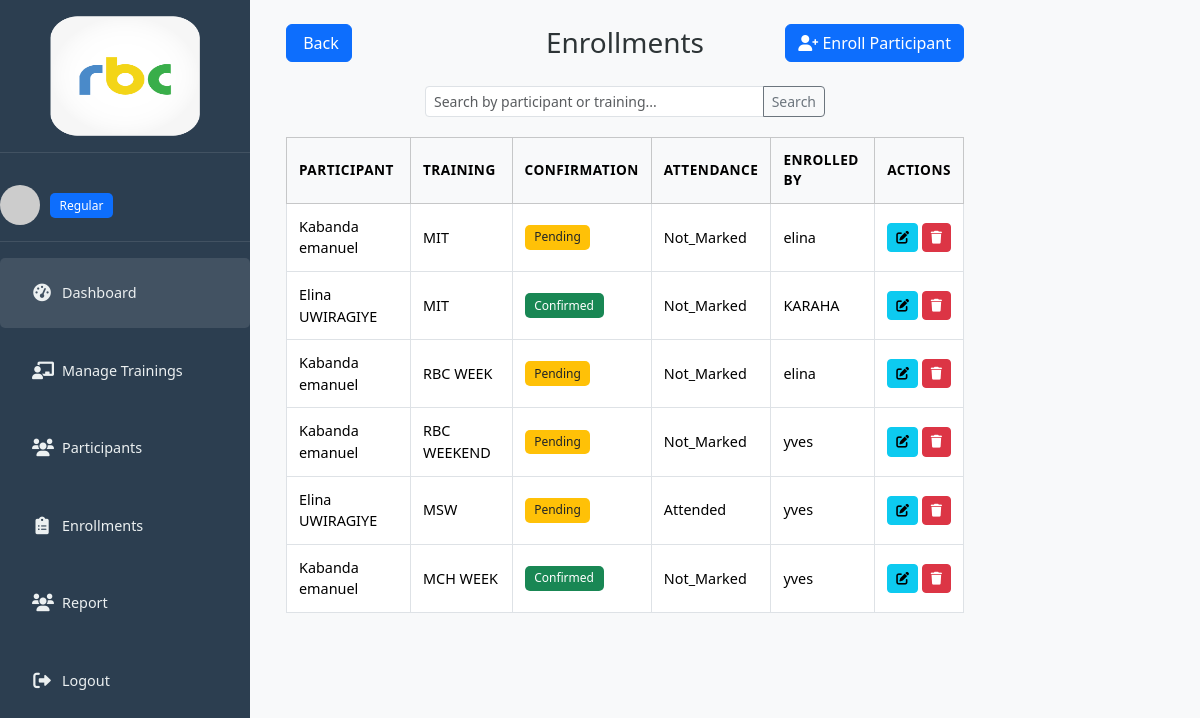
/enrollments/ (signed in), run on the app's committed database.
### trainings/models.py (models this page shows, shortened)
class Staff(models.Model):
    ROLE_CHOICES = (
        ('admin', 'Admin'),
        ('regular', 'Regular'),
        ('supervisor', 'Supervisor'),
    )
    user = models.OneToOneField(User, on_delete=models.CASCADE)
    role = models.CharField(max_length=10, choices=ROLE_CHOICES)
    department = models.ForeignKey(Department, on_delete=models.SET_NULL, null=True, blank=True)
    contact_number = models.CharField(max_length=15, blank=True, null=True)
    position = models.CharField(max_length=100, blank=True, null=True)
    active = models.BooleanField(default=True)

class Enrollment(models.Model):
    CONFIRMATION_CHOICES = (
        ('pending', 'Pending'),
        ('confirmed', 'Confirmed'),
        ('declined', 'Declined'),
    )
    ATTENDANCE_CHOICES = (
        ('not_marked', 'Not Marked'),
        ('attended', 'Attended'),
        ('absent', 'Absent'),
    )
    training = models.ForeignKey(Training, on_delete=models.CASCADE)
    participant = models.ForeignKey(Participant, on_delete=models.CASCADE)
    enrollment_date = models.DateTimeField(auto_now_add=True)
    enrolled_by = models.ForeignKey(User, on_delete=models.SET_NULL, null=True)
    confirmation_status = models.CharField(max_length=10, choices=CONFIRMATION_CHOICES, default='pending')
    confirmation_date = models.DateTimeField(null=True, blank=True)
    attendance_status = models.CharField(max_length=15, choices=ATTENDANCE_CHOICES, default='not_marked')
    notes = models.TextField(blank=True)
    invite_token = models.UUIDField(default=uuid.uuid4, editable=False, unique=True)

class Participant(models.Model):
    full_name = models.CharField(max_length=100)
    email = models.EmailField()
    phone = models.CharField(max_length=20, blank=True)
    department = models.ForeignKey(Department, on_delete=models.SET_NULL, null=True, blank=True)
    position = models.CharField(max_length=100, blank=True)
    notes = models.TextField(blank=True)

class Training(models.Model):
    STATUS_CHOICES = (
        ('pending', 'Pending Approval'),
        ('approved', 'Approved'),
        ('rejected', 'Rejected'),
        ('in_progress', 'In Progress'),
        ('completed', 'Completed'),
        ('canceled', 'Canceled'),
    )
    title = models.CharField(max_length=200)
    department = models.ForeignKey(Department, on_delete=models.SET_NULL, null=True, blank=True)
    description = models.TextField()
    location = models.CharField(max_length=255)
    start_date = models.DateField()
    end_date = models.DateField()
    start_time = models.TimeField()
    end_time = models.TimeField()
    max_capacity = models.PositiveIntegerField()
    coordinator = models.ForeignKey(
        User,
        on_delete=models.SET_NULL,
        null=True,
        blank=True,
        related_name='coordinated_trainings'
    )
    category = models.CharField(max_length=100, blank=True)
    status = models.CharField(max_length=20, choices=STATUS_CHOICES, default='pending')
    created_by = models.ForeignKey(User, on_delete=models.CASCADE)
    created_at = models.DateTimeField(auto_now_add=True)
    concept_note = models.FileField(upload_to='concept_notes/', null=True, blank=True)

### trainings/views.py (the view)
# urls.py: path('enrollments/', views.enrollment_list, name='enrollment_list'),
@login_required
def enrollment_list(request):
    query = request.GET.get('q')
    enrollments = Enrollment.objects.all()
    if query:
        enrollments = enrollments.filter(
            Q(participant__full_name__icontains=query) |
            Q(training__title__icontains=query)
        )
    staff = get_staff_for_user(request.user)
    return render(request, 'trainings/enrollment_list.html', {
        'enrollments': enrollments,
        'staff':request.user.staff
        })

### trainings/utils.py (called while the page is built)
def get_staff_for_user(user):
    try:
        return user.staff
    except Staff.DoesNotExist:
        return None

### trainings/templates/trainings/enrollment_list.html (shortened to what this page needs)
{% extends 'base.html' %}
{% block content %}
<div class="d-flex">
  {% include 'trainings/sidebar.html' %}
  <div class="main-content px-4 pt-4 w-100">
    <div class="row align-items-center mb-4">
      <div class="col-md-4 text-start">
        <a href="{% url 'dashboard' %}" class="btn btn-primary">
           Back
        </a>
      </div>
      <div class="col-md-4 text-center">
        <h3 class="mb-0">Enrollments</h3>
      </div>
      <div class="col-md-4 text-end">
        <a href="{% url 'enrollment_create' %}" class="btn btn-primary">
          <i class="fas fa-user-plus"></i> Enroll Participant
        </a>
      </div>
    </div>
    <form method="get" class="mb-3 d-flex justify-content-center">
      <div class="input-group input-group-sm" style="max-width: 400px; width: 100%;">
        <input type="text" name="q" class="form-control" placeholder="Search by participant or training..." value="{{ request.GET.q }}">
        <button class="btn btn-outline-secondary" type="submit">Search</button>
      </div>
    </form>
    {% if enrollments %}
    <div class="table-responsive">
      <table class="table table-bordered table-sm">
        <thead class="table-light">
          <tr>
            <th>Participant</th>
            <th>Training</th>
            <th>Confirmation</th>
            <th>Attendance</th>
            <th>Enrolled By</th>
            <th>Actions</th>
          </tr>
        </thead>
        <tbody>
          {% for e in enrollments %}
          <tr>
            <td>{{ e.participant.full_name }}</td>
            <td>{{ e.training.title }}</td>
            <td>
              {% if e.confirmation_status == 'confirmed' %}
                <span class="badge bg-success">Confirmed</span>
              {% elif e.confirmation_status == 'pending' %}
                <span class="badge bg-warning text-dark">Pending</span>
              {% elif e.confirmation_status == 'declined' %}
                <span class="badge bg-danger">Declined</span>
              {% else %}
                <span class="badge bg-secondary">{{ e.confirmation_status|title }}</span>
              {% endif %}
            </td>
            <td>{{ e.attendance_status|title }}</td>
            <td>{{ e.enrolled_by.username }}</td>
            <td>
              <a href="#" class="btn btn-sm btn-info" title="Edit">
                <i class="fas fa-edit"></i>
              </a>
              <a href="#" class="btn btn-sm btn-danger" title="Delete">
                <i class="fas fa-trash"></i>
              </a>
            </td>
          </tr>
          {% endfor %}
        </tbody>
      </table>
    </div>
    {% else %}
    <div class="text-center py-4">
      <i class="fas fa-clipboard-list fa-3x text-muted mb-3"></i>
      <h4>No enrollments found</h4>
      <p>Add your first enrollment using the "Enroll Participant" button above.</p>
    </div>
    {% endif %}
  </div>
</div>
{% endblock %}

### trainings/templates/trainings/sidebar.html (shortened to what this page needs)
{% load static %}
<div class="sidebar">
  <div class="logo">
    <img src="{% static 'img/logo1.png' %}" alt="Logo" width="150" height="120">
  </div>
  <div class="user-info">
    <div class="avatar">
      <img src="https://via.placeholder.com/50" alt="User avatar">
    </div>
    <div class="user-details">
      <span class="badge bg-primary">{{ staff.role|title }}</span>
    </div>
  </div>
  <div class="menu">
    <ul>
      <li class="active">
        <a href="{% url 'dashboard' %}">
          <i class="fas fa-tachometer-alt"></i>
          <span>Dashboard</span>
        </a>
      </li>
      {% if staff.role == 'admin' %}
      <li>
        <a href="{% url 'training_list' %}">
          <i class="fas fa-chalkboard-teacher"></i>
          <span>Manage Trainings</span>
        </a>
      </li>
        <li>
          <a href="{% url 'participant_list' %}">
            <i class="fas fa-users"></i>
            <span>Manage Participants</span>
          </a>
        </li>
        <li>
          <a href="{% url 'staff_list' %}">
            <i class="fas fa-user-tie"></i>
            <span>Manage Staff</span>
          </a>
        </li>
        <li>
          <a href="{% url 'department_list' %}">
            <i class="fas fa-building"></i>
            <span>Manage Departments</span>
          </a>
        </li>
        <li>
          <a href="{% url 'enrollment_list' %}">
            <i class="fas fa-clipboard-list"></i>
            <span>Manage Enrollments</span>
          </a>
        </li>
        <li>
          <a href="{% url 'attendee_report' %}">
            <i class="fas fa-file-alt"></i>
            <span>Attendee Report</span>
          </a>
        </li>
      {% elif staff.role == 'regular' %}
        <li>
          <a href="{% url 'training_list' %}">
            <i class="fas fa-chalkboard-teacher"></i>
            <span>Manage Trainings</span>
          </a>
        </li>
        <li>
          <a href="{% url 'participant_list' %}">
            <i class="fas fa-users"></i>
            <span>Participants</span>
          </a>
        </li>
        <li>
          <a href="{% url 'enrollment_list' %}">
            <i class="fas fa-clipboard-list"></i>
            <span>Enrollments</span>
          </a>
        </li>
        <li>
          <a href="{% url 'my_training_report' %}">
            <i class="fas fa-users"></i>
            <span>Report</span>
          </a>
        </li>
      {% endif %}
      <li>
        <a href="{% url 'logout' %}">
          <i class="fas fa-sign-out-alt"></i>
          <span>Logout</span>
        </a>
      </li>
    </ul>
  </div>
</div>

### trainings/static/css/main_admin.css (style rules this page uses)
:root { --primary-color: #6c5ce7; --secondary-color: #00b894; --danger-color: #ff7675; --warning-color: #fdcb6e; --text-color: #2d3436; --light-text: #636e72; --bg-color: #f5f6fa; --card-bg: #ffffff; --sidebar-bg: #2c3e50; --sidebar-text: #ecf0f1; }
body { background-color: var(--bg-color); color: var(--text-color); font-family: 'Segoe UI', Tahoma, Geneva, Verdana, sans-serif; margin: 0; padding: 0; }
.sidebar { width: 250px; min-height: 100vh; background-color: #2c3e50; color: #fff; position: sticky; top: 0; }
.logo { padding: 1rem 0; border-bottom: 1px solid rgba(255,255,255,0.1); margin-bottom: 1rem; text-align: center; }
.user-info { display: flex; align-items: center; padding: 1rem 0; border-bottom: 1px solid rgba(255,255,255,0.1); margin-bottom: 1rem; }
.avatar { width: 40px; height: 40px; border-radius: 50%; overflow: hidden; margin-right: 10px; }
.avatar img { width: 100%; height: 100%; object-fit: cover; }
.menu ul { list-style: none; padding: 0; margin: 0; }
.menu li { margin-bottom: 0.5rem; border-radius: 5px; transition: all 0.3s; }
.menu li.active, .menu li:hover { background-color: rgba(255,255,255,0.1); }
.menu li a, .menu li { display: flex; align-items: center; padding: 0.75rem 1rem; color: var(--sidebar-text); text-decoration: none; font-size: 0.9rem; }
.menu li i { margin-right: 10px; font-size: 1.1rem; width: 20px; text-align: center; }
.main-content { flex: 1; margin-left: 250px; padding: 1rem; }
.table { width: 100%; margin-bottom: 0; }
.table th { font-weight: 600; font-size: 0.85rem; text-transform: uppercase; letter-spacing: 0.5px; border-top: none; padding: 0.75rem; vertical-align: middle; }
.table td { padding: 0.75rem; vertical-align: middle; font-size: 0.9rem; }
.badge { padding: 0.4rem 0.6rem; font-size: 0.75rem; font-weight: 500; border-radius: 5px; }
.btn-sm { padding: 0.25rem 0.5rem; border-radius: 4px; font-size: 0.8rem; }
html, body { height: 100%; margin: 0; padding: 0; scroll-behavior: smooth; overflow-x: hidden; }
body { display: flex; flex-direction: column; }
.sidebar { position: fixed; left: 0; top: 0; height: 100vh; overflow-y: auto; z-index: 100; }
.main-content { margin-left: 250px; flex: 1; min-height: 100vh; padding: 1rem; overflow-y: auto; position: relative; top: 0; }
.main-content { padding-top: 20px; width: calc(100% - 250px); box-sizing: border-box; }
.top-nav, h1, h2, h3, h4 { margin-top: 0; padding-top: 0; }
.table-responsive { width: 100%; margin-top: 20px; }

### data on the page
Staff: role "Regular"
Enrollment: participant.full_name "Kabanda emanuel", training "MIT", confirmation_status "Pending", attendance_status "Not_Marked", enrolled_by.username "elina"
Enrollment: participant.full_name "Elina UWIRAGIYE", training "MIT", confirmation_status "Confirmed", attendance_status "Not_Marked", enrolled_by.username "KARAHA"
Enrollment: participant.full_name "Kabanda emanuel", training "RBC WEEK", confirmation_status "Pending", attendance_status "Not_Marked", enrolled_by.username "elina"
Enrollment: participant.full_name "Kabanda emanuel", training "RBC WEEKEND", confirmation_status "Pending", attendance_status "Not_Marked", enrolled_by.username "yves"
Enrollment: participant.full_name "Elina UWIRAGIYE", training "MSW", confirmation_status "Pending", attendance_status "Attended", enrolled_by.username "yves"
Enrollment: participant.full_name "Kabanda emanuel", training "MCH WEEK", confirmation_status "Confirmed", attendance_status "Not_Marked", enrolled_by.username "yves"
